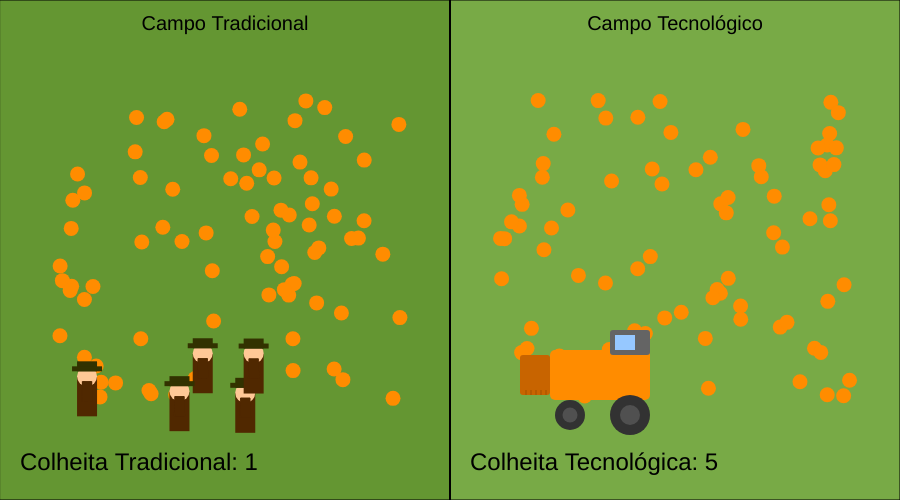
Frame 1 (no input)
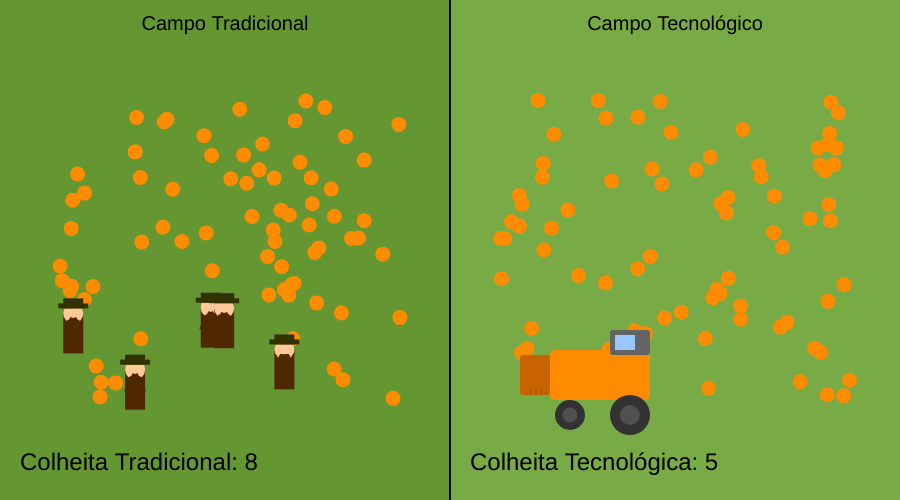
Frame 60 (no input)
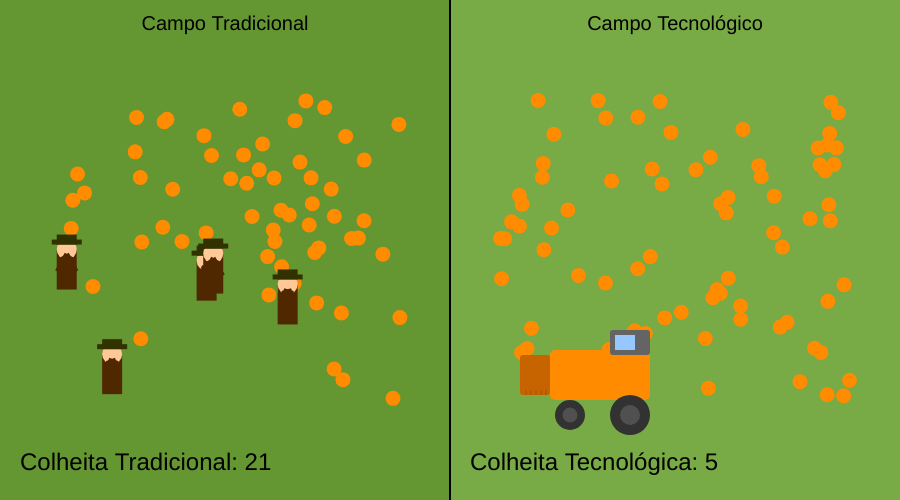
Frame 120 (the mouse pressed at the canvas centre since frame 60)

The p5.js sketch that drew these frames (run headless with seeded random() and noise() and a simulated clock; from frame 60 on, the mouse is pressed at the canvas centre):

// p5.js sketch
// ── sketch.js
let colheitaTradicional = 0;
let colheitaTecnologica = 0;
let frutasCampoTradicional = [];
let frutasCampoTecnologico = [];
const numFrutas = 80; // Número de frutas para ambas as partes
let colheitadeira;
let agricultores = []; // Array para múltiplos agricultores
const numAgricultores = 5; // Quantidade de agricultores no campo tradicional
let jogoFinalizado = false; // Flag para controlar o estado do jogo
let vencedor = null; // 'tecnologia' ou 'tradicional'

function setup() {
  createCanvas(900, 500);
  frameRate(30);

  // Inicializa as frutas para o campo tradicional
  for (let i = 0; i < numFrutas; i++) {
    frutasCampoTradicional.push({
      x: random(50, width / 2 - 50),
      y: random(100, height - 100),
      colhida: false
    });
  }

  // Inicializa as frutas para o campo tecnológico
  for (let i = 0; i < numFrutas; i++) {
    frutasCampoTecnologico.push({
      x: random(width / 2 + 50, width - 50),
      y: random(100, height - 100),
      colhida: false
    });
  }

  // Inicializa a colheitadeira controlável
  colheitadeira = {
    x: width / 2 + 100,
    y: height - 150,
    largura: 100,
    altura: 50,
    velocidade: 5
  };

  // Inicializa múltiplos agricultores
  for (let i = 0; i < numAgricultores; i++) {
    agricultores.push({
      x: random(50, width / 2 - 50),
      y: random(height - 150, height - 80),
      velocidade: random(0.8, 1.2), // Velocidades ligeiramente diferentes
      targetFruta: null // A fruta que o agricultor está mirando
    });
  }
}

function draw() {
  background(220); // Fundo cinza claro

  // Desenha os campos
  desenharCampos();

  // Desenha e simula o campo tradicional
  desenharFrutas(frutasCampoTradicional);
  for (let agric of agricultores) {
    desenharAgricultor(agric);
    if (!jogoFinalizado) {
      moverAgricultor(agric); // Move o agricultor para a fruta
      simularColheitaTradicional(agric); // Agora o agricultor colhe
    }
  }

  // Desenha e simula o campo tecnológico (controlado pelo jogador)
  desenharFrutas(frutasCampoTecnologico);
  desenharColheitadeira();
  if (!jogoFinalizado) { // Só controla e colhe se o jogo não tiver finalizado
    controlarColheitadeira();
    simularColheitaColheitadeira();
  }

  // Exibe a produtividade
  exibirProdutividade();

  // Verifica condição de vitória/fim do jogo
  if (!jogoFinalizado) {
    if (colheitaTecnologica === numFrutas) {
      jogoFinalizado = true;
      vencedor = 'tecnologia';
    } else if (colheitaTradicional === numFrutas) {
      jogoFinalizado = true;
      vencedor = 'tradicional';
    }
  }

  if (jogoFinalizado) {
    exibirMensagemFinal();
  }
}

function desenharCampos() {
  // Campo Tradicional (esquerda)
  fill(100, 150, 50); // Verde escuro
  rect(0, 0, width / 2, height);
  fill(0);
  textSize(20);
  textAlign(CENTER);
  text("Campo Tradicional", width / 4, 30);

  // Campo Tecnológico (direita)
  fill(120, 170, 70); // Verde um pouco mais claro
  rect(width / 2, 0, width / 2, height);
  fill(0);
  text("Campo Tecnológico", width * 3 / 4, 30);

  // Linha divisória
  stroke(0);
  strokeWeight(2);
  line(width / 2, 0, width / 2, height);
  noStroke();
}

function desenharFrutas(frutasArray) {
  for (let fruta of frutasArray) {
    if (!fruta.colhida) {
      fill(255, 140, 0); // Laranja para as frutas
      ellipse(fruta.x, fruta.y, 15, 15);
    }
  }
}

function desenharAgricultor(agric) {
  // Corpo
  fill(80, 40, 0); // Marrom
  rect(agric.x, agric.y, 20, 40);

  // Cabeça
  fill(255, 200, 150); // Cor de pele
  ellipse(agric.x + 10, agric.y, 20, 20);

  // Chapéu
  fill(50, 50, 0); // Verde escuro
  rect(agric.x, agric.y - 15, 20, 10);
  rect(agric.x - 5, agric.y - 10, 30, 5);

  // Braços (simulando movimento)
  fill(80, 40, 0);
  push();
  translate(agric.x + 10, agric.y + 10);
  rotate(sin(frameCount * 0.1 * agric.velocidade) * 0.5); // Balançar os braços
  rect(-5, -5, 10, 20); // Braço 1
  pop();

  push();
  translate(agric.x + 10, agric.y + 10);
  rotate(sin(frameCount * 0.1 * agric.velocidade + PI) * 0.5); // Balançar o outro braço em oposição
  rect(-5, -5, 10, 20); // Braço 2
  pop();
}

function moverAgricultor(agric) {
  if (!agric.targetFruta || agric.targetFruta.colhida) {
    // Encontrar a próxima fruta não colhida mais próxima
    let menorDistancia = Infinity;
    let frutaMaisProxima = null;
    for (let fruta of frutasCampoTradicional) {
      if (!fruta.colhida) {
        let d = dist(agric.x, agric.y, fruta.x, fruta.y);
        if (d < menorDistancia) {
          menorDistancia = d;
          frutaMaisProxima = fruta;
        }
      }
    }
    agric.targetFruta = frutaMaisProxima;
  }

  if (agric.targetFruta) {
    // Mover agricultor em direção à fruta
    let dx = agric.targetFruta.x - (agric.x + 10); // Offset para o centro do agricultor
    let dy = agric.targetFruta.y - (agric.y + 20);
    let angle = atan2(dy, dx);

    agric.x += cos(angle) * agric.velocidade;
    agric.y += sin(angle) * agric.velocidade;

    // Limites para o agricultor permanecer no campo tradicional
    agric.x = constrain(agric.x, 20, width / 2 - 20);
    agric.y = constrain(agric.y, 80, height - 60);
  }
}

function desenharColheitadeira() {
  // Base principal
  fill(255, 140, 0); // Laranja vibrante
  rect(colheitadeira.x, colheitadeira.y, colheitadeira.largura, colheitadeira.altura, 5); // Borda arredondada

  // Cabine do operador
  fill(100, 100, 100); // Cinza escuro
  rect(colheitadeira.x + colheitadeira.largura * 0.6, colheitadeira.y - colheitadeira.altura * 0.4, colheitadeira.largura * 0.4, colheitadeira.altura * 0.5, 3);
  fill(150, 200, 255); // Vidro azul claro
  rect(colheitadeira.x + colheitadeira.largura * 0.65, colheitadeira.y - colheitadeira.altura * 0.3, colheitadeira.largura * 0.2, colheitadeira.altura * 0.3);

  // Cabeçalho de corte (frente)
  fill(200, 100, 0); // Laranja mais escuro
  rect(colheitadeira.x - colheitadeira.largura * 0.3, colheitadeira.y + colheitadeira.altura * 0.1, colheitadeira.largura * 0.3, colheitadeira.altura * 0.8, 3);
  // Dentes/lâminas do cabeçalho
  fill(180, 90, 0);
  for (let i = 0; i < 5; i++) {
    rect(colheitadeira.x - colheitadeira.largura * 0.25 + (i * 5), colheitadeira.y + colheitadeira.altura * 0.8, 2, 5);
  }

  // Rodas (maior atrás, menor na frente)
  fill(50, 50, 50); // Preto pneu
  ellipse(colheitadeira.x + colheitadeira.largura * 0.2, colheitadeira.y + colheitadeira.altura + 15, 30, 30); // Roda dianteira
  ellipse(colheitadeira.x + colheitadeira.largura * 0.8, colheitadeira.y + colheitadeira.altura + 15, 40, 40); // Roda traseira

  // Detalhes da roda
  fill(80); // Aro cinza
  ellipse(colheitadeira.x + colheitadeira.largura * 0.2, colheitadeira.y + colheitadeira.altura + 15, 15, 15);
  ellipse(colheitadeira.x + colheitadeira.largura * 0.8, colheitadeira.y + colheitadeira.altura + 15, 20, 20);
}

function controlarColheitadeira() {
  if (keyIsDown(LEFT_ARROW)) {
    colheitadeira.x -= colheitadeira.velocidade;
  }
  if (keyIsDown(RIGHT_ARROW)) {
    colheitadeira.x += colheitadeira.velocidade;
  }
  if (keyIsDown(UP_ARROW)) {
    colheitadeira.y -= colheitadeira.velocidade;
  }
  if (keyIsDown(DOWN_ARROW)) {
    colheitadeira.y += colheitadeira.velocidade;
  }

  // Limites para a colheitadeira permanecer no campo tecnológico
  colheitadeira.x = constrain(colheitadeira.x, width / 2 + 20, width - colheitadeira.largura - 20);
  colheitadeira.y = constrain(colheitadeira.y, 80, height - colheitadeira.altura - 20);
}


function simularColheitaTradicional(agric) {
  if (agric.targetFruta && !agric.targetFruta.colhida) {
    // Se o agricultor está perto da fruta, colhe
    if (dist(agric.x + 10, agric.y + 20, agric.targetFruta.x, agric.targetFruta.y) < 15) {
      agric.targetFruta.colhida = true;
      colheitaTradicional++;
      agric.targetFruta = null; // Libera o agricultor para buscar outra fruta
    }
  }
}

function simularColheitaColheitadeira() {
  // A colheitadeira colhe tudo que passa por baixo do cabeçalho de corte
  for (let fruta of frutasCampoTecnologico) {
    if (!fruta.colhida) {
      // Verifica se a fruta está dentro da área de colheita da colheitadeira (cabeçalho)
      if (fruta.x > colheitadeira.x - colheitadeira.largura * 0.3 &&
          fruta.x < colheitadeira.x + colheitadeira.largura &&
          fruta.y > colheitadeira.y + colheitadeira.altura * 0.1 &&
          fruta.y < colheitadeira.y + colheitadeira.altura) {
        fruta.colhida = true;
        colheitaTecnologica++;
      }
    }
  }
}

function exibirProdutividade() {
  fill(0);
  textSize(24);
  textAlign(LEFT);
  text(`Colheita Tradicional: ${colheitaTradicional}`, 20, height - 30);
  text(`Colheita Tecnológica: ${colheitaTecnologica}`, width / 2 + 20, height - 30);
}

function exibirMensagemFinal() {
  // Fundo para o texto final
  fill(50, 50, 50, 220); // Fundo cinza escuro semi-transparente, mais opaco
  rect(0, 0, width, height); // Cobre toda a tela

  textAlign(CENTER);

  if (vencedor === 'tecnologia') {
    fill(255, 255, 0); // Amarelo vibrante para o título
    textSize(40);
    text("VITÓRIA DA TECNOLOGIA NO CAMPO!", width / 2, height / 2 - 60);
    textSize(28);
    fill(255); // Branco para o subtítulo
    text("A colheitadeira completou a colheita em tempo recorde!", width / 2, height / 2 - 10);

    // Texto final enfatizando a importância da tecnologia
    fill(200); // Cinza claro para o corpo do texto
    textSize(20);
    text("A tecnologia é essencial para a produtividade, eficiência", width / 2, height / 2 + 50);
    text("e sustentabilidade do agronegócio moderno.", width / 2, height / 2 + 75);
  } else if (vencedor === 'tradicional') {
    fill(100, 200, 100); // Verde claro para o título
    textSize(40);
    text("VITÓRIA DA MÃO DE OBRA TRADICIONAL!", width / 2, height / 2 - 60);
    textSize(28);
    fill(255); // Branco para o subtítulo
    text("Os agricultores colheram todas as frutas!", width / 2, height / 2 - 10);

    // Texto final enfatizando o esforço da mão de obra
    fill(200); // Cinza claro para o corpo do texto
    textSize(20);
    text("Para obter um resultado igual ao de uma máquina", width / 2, height / 2 + 50);
    text("foi preciso o esforço e a dedicação de muitos agricultores envolvidos.", width / 2, height / 2 + 75);
    text("Isso destaca como a tecnologia, embora não substitua a importância do ser humano,", width / 2, height / 2 + 110);
    text("multiplica a capacidade de produção de forma exponencial.", width / 2, height / 2 + 135);
  }

  noLoop(); // Para a simulação ao exibir a mensagem de vitória/derrota
}
